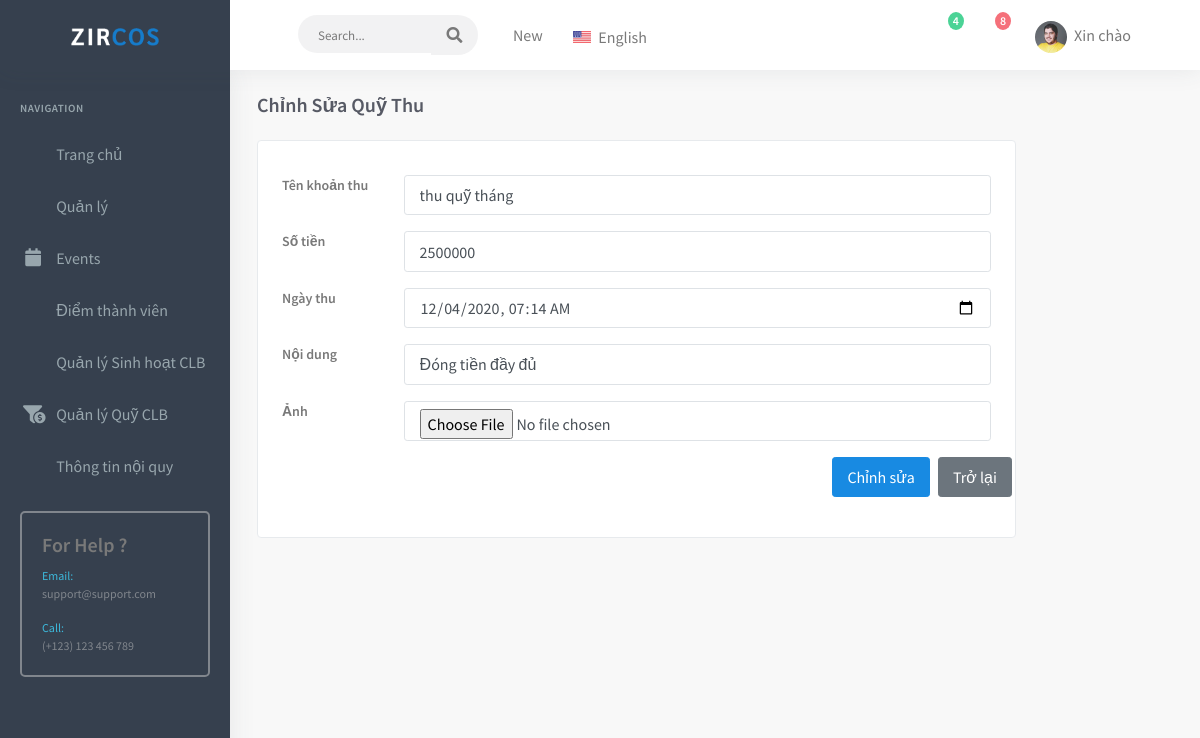
The page /quanlycaulacbosinhvien-master/admin/FinanceReceiveForm.php?type=2&f_receive_id=1 (signed in) on the database its author committed.
### tables this page shows
CREATE TABLE `tblquy_thu` (
  `khoanThu_id` int(11) NOT NULL,
  `tenKhoanthu` varchar(255) NOT NULL,
  `sotienthu` float NOT NULL,
  `ngayThu` timestamp NOT NULL DEFAULT current_timestamp() ON UPDATE current_timestamp(),
  `clb_id` int(11) NOT NULL,
  `noidung` varchar(255) NOT NULL,
  `imgHoaDonThu` varchar(255) NOT NULL
);

### quanlycaulacbosinhvien-master/lib/database.php (called while the page is built, shortened)
<?php
  Class Database{
    public $host   = DB_HOST;
    public $user   = DB_USER;
    public $pass   = DB_PASS;
    public $dbname = DB_NAME;
    public $link;
  public function connectDB(){
    $this->link = new mysqli($this->host, $this->user, $this->pass,
      $this->dbname);
  }
  public function select($query){
    $result = $this->link->query($query) or
    die($this->link->error.__LINE__);
    if($result->num_rows > 0){
      return $result->fetch_all();
    }else{
      return false;
    }
  }
  }

### quanlycaulacbosinhvien-master/models/FinanceModel.php (called while the page is built, shortened)
<?php
include_once '../lib/database.php';
class FinanceModel
{
    private $db;
    public function __construct()
    {
        $this->db = new Database();
    }
    public function show_finance_receive_byId($id)
    {
        $query = "SELECT `khoanThu_id`, `tenKhoanthu`, `sotienthu`, `ngayThu`, `clb_id`, `noidung`, `imgHoaDonThu` FROM `tblquy_thu` WHERE `khoanThu_id` = $id";
        $result = $this->db->select($query);
        return $result;
    }
}

### quanlycaulacbosinhvien-master/admin/FinanceReceiveForm.php (the view, shortened to what this page needs)
<?php include './inc/header.php'; ?>
<?php include './inc/leftsidemenu.php'; ?>
<?php include '../models/FinanceModel.php'; ?>
<?php
$event = new FinanceModel();
$event_id = null;
$type = null;
if (isset($_GET['type'])) {
    $type = $_GET['type'];
}
if (isset($_GET['f_receive_id'])) {
    $event_id = $_GET['f_receive_id'];
}
?>
<div class="content-page">
    <div class="content">
        <div class="container-fluid">
            <?php
            if ($event_id != null) {
                $fReceiveList = $event->show_finance_receive_byId($event_id);
                if ($fReceiveList != null) {
            ?>
                    <div class="row">
                        <div class="col-10">
                            <div class="page-title-box">
                                <h4 class="page-title">Chỉnh Sửa Quỹ Thu</h4>
                            </div>
                        </div>
                    </div>
                    <div class="row">
                        <div class="col-md-10">
                            <div class="card-box">
                            <form id="basic-form" action="FinanceReceiveForm.php?type=<?php echo $type ?>&f_receive_id=<?php echo $event_id ?>" method="POST" enctype="multipart/form-data">
                                            <div>
                                                <section>
                                                    <div class="form-group row">
                                                        <label class="col-lg-2 control-label " for="tenKhoanthu">Tên khoản thu</label>
                                                        <div class="col-lg-10">
                                                            <input class="form-control" name="tenKhoanthu" type="text" value="<?php echo $fReceiveList[0][1]?>" placeholder="Tên khoản thu..." required />
                                                        </div>
                                                    </div>
                                                    <div class="form-group row">
                                                        <label class="col-lg-2 control-label " for="title">Số tiền</label>
                                                        <div class="col-lg-10">
                                                            <input class="form-control" name="sotienthu" type="number" value="<?php echo $fReceiveList[0][2]?>" placeholder="Số tiền thu" required />
                                                        </div>
                                                    </div>
                                                    <div class="form-group row">
                                                        <label class="col-lg-2 control-label " for="ngayThu">Ngày thu</label>
                                                        <div class="col-lg-10">
                                                            <input class="form-control" name="ngayThu" value="<?php echo date('Y-m-d\TH:i', strtotime($fReceiveList[0][3]));?>" type="datetime-local" required>
                                                        </div>
                                                    </div>
                                                    <div class="form-group row">
                                                        <label class="col-lg-2 control-label " for="endDay">Nội dung</label>
                                                        <div class="col-lg-10">
                                                            <input class="form-control" name="noidung" value="<?php echo $fReceiveList[0][5]?>" placeholder="Nội dung" type="text" required>
                                                        </div>
                                                    </div>
                                                    <div class="form-group row">
                                                        <label class="col-lg-2 control-label " for="image">Ảnh</label>
                                                        <div class="col-lg-10">
                                                            <input class="form-control required" name="image" src="../uploads/<?php echo $fExpenseList[0][6] ?>" data-height="300" type="file" />
                                                        </div>
                                                    </div>
                                                    <div class="form-group row">
                                                        <div class="col-sm-8 offset-sm-9">
                                                            <button type="submit" class="btn btn-primary waves-effect waves-light">
                                                                Chỉnh sửa
                                                            </button>
                                                            <button onclick="location.href='finance.php'" type="reset" class="btn btn-secondary waves-effect ml-1">
                                                                Trở lại
                                                            </button>
                                                        </div>
                                                    </div>
                                                </section>
                                            </div>
                                        </form>
                            <?php
                        }
                    }
                        ?>
                            </div>
                        </div>
                    </div>
                    <?php include './inc/footer.php'; ?>

### rows shown on the page
tblquy_thu: tenKhoanthu "thu quỹ tháng", sotienthu "2500000", ngayThu "12/04/2020 07:14", noidung "Đóng tiền đầy đủ"
